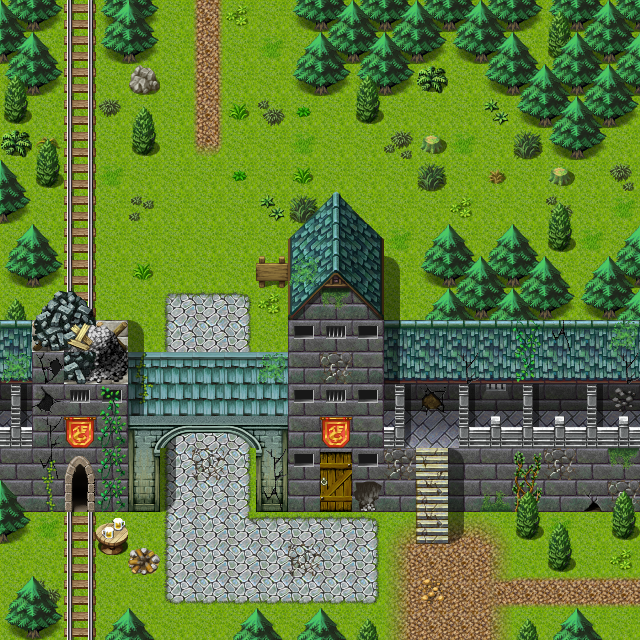

A level layout from a 2D game, rendered from its tile map. Below: a short description, then the map file with tile-grid data replaced by summaries:
An orthogonal 20x20 tile map with 32x32 px tiles, 4 tile layers (Ground, Objects, Above, Top), 1 hidden layer not drawn, 60 tilesets and 20 objects (12x mapchange, 7x spawn, sign).

<map version="1.0" tiledversion="1.0.2" orientation="orthogonal" renderorder="right-down" width="20" height="20" tilewidth="32" tileheight="32" nextobjectid="23">
 <tileset firstgid="1" name="map_bed_1" tilewidth="32" tileheight="32" tilecount="128" columns="16">
  <image source="../drawable/map_bed_1.png" width="512" height="256" />
 </tileset>
 <tileset firstgid="129" name="map_border_1" tilewidth="32" tileheight="32" tilecount="128" columns="16">
  <image source="../drawable/map_border_1.png" width="512" height="256" />
 </tileset>
 <tileset firstgid="257" name="map_bridge_1" tilewidth="32" tileheight="32" tilecount="128" columns="16">
  <image source="../drawable/map_bridge_1.png" width="512" height="256" />
 </tileset>
 <tileset firstgid="385" name="map_bridge_2" tilewidth="32" tileheight="32" tilecount="128" columns="16">
  <image source="../drawable/map_bridge_2.png" width="512" height="256" />
 </tileset>
 <tileset firstgid="513" name="map_broken_1" tilewidth="32" tileheight="32" tilecount="128" columns="16">
  <image source="../drawable/map_broken_1.png" width="512" height="256" />
 </tileset>
 <tileset firstgid="641" name="map_cavewall_1" tilewidth="32" tileheight="32" tilecount="108" columns="18">
  <image source="../drawable/map_cavewall_1.png" width="576" height="192" />
 </tileset>
 <tileset firstgid="749" name="map_cavewall_2" tilewidth="32" tileheight="32" tilecount="108" columns="18">
  <image source="../drawable/map_cavewall_2.png" width="576" height="192" />
 </tileset>
 <tileset firstgid="857" name="map_cavewall_3" tilewidth="32" tileheight="32" tilecount="108" columns="18">
  <image source="../drawable/map_cavewall_3.png" width="576" height="192" />
 </tileset>
 <tileset firstgid="965" name="map_cavewall_4" tilewidth="32" tileheight="32" tilecount="108" columns="18">
  <image source="../drawable/map_cavewall_4.png" width="576" height="192" />
 </tileset>
 <tileset firstgid="1073" name="map_chair_table_1" tilewidth="32" tileheight="32" tilecount="128" columns="16">
  <image source="../drawable/map_chair_table_1.png" width="512" height="256" />
 </tileset>
 <tileset firstgid="1201" name="map_chair_table_2" tilewidth="32" tileheight="32" tilecount="128" columns="16">
  <image source="../drawable/map_chair_table_2.png" width="512" height="256" />
 </tileset>
 <tileset firstgid="1329" name="map_crate_1" tilewidth="32" tileheight="32" tilecount="128" columns="16">
  <image source="../drawable/map_crate_1.png" width="512" height="256" />
 </tileset>
 <tileset firstgid="1457" name="map_cupboard_1" tilewidth="32" tileheight="32" tilecount="128" columns="16">
  <image source="../drawable/map_cupboard_1.png" width="512" height="256" />
 </tileset>
 <tileset firstgid="1585" name="map_curtain_1" tilewidth="32" tileheight="32" tilecount="128" columns="16">
  <image source="../drawable/map_curtain_1.png" width="512" height="256" />
 </tileset>
 <tileset firstgid="1713" name="map_entrance_1" tilewidth="32" tileheight="32" tilecount="128" columns="16">
  <image source="../drawable/map_entrance_1.png" width="512" height="256" />
 </tileset>
 <tileset firstgid="1841" name="map_entrance_2" tilewidth="32" tileheight="32" tilecount="128" columns="16">
  <image source="../drawable/map_entrance_2.png" width="512" height="256" />
 </tileset>
 <tileset firstgid="1969" name="map_fence_1" tilewidth="32" tileheight="32" tilecount="128" columns="16">
  <image source="../drawable/map_fence_1.png" width="512" height="256" />
 </tileset>
 <tileset firstgid="2097" name="map_fence_2" tilewidth="32" tileheight="32" tilecount="128" columns="16">
  <image source="../drawable/map_fence_2.png" width="512" height="256" />
 </tileset>
 <tileset firstgid="2225" name="map_fence_3" tilewidth="32" tileheight="32" tilecount="128" columns="16">
  <image source="../drawable/map_fence_3.png" width="512" height="256" />
 </tileset>
 <tileset firstgid="2353" name="map_fence_4" tilewidth="32" tileheight="32" tilecount="128" columns="16">
  <image source="../drawable/map_fence_4.png" width="512" height="256" />
 </tileset>
 <tileset firstgid="2481" name="map_ground_1" tilewidth="32" tileheight="32" tilecount="128" columns="16">
  <image source="../drawable/map_ground_1.png" width="512" height="256" />
 </tileset>
 <tileset firstgid="2609" name="map_ground_2" tilewidth="32" tileheight="32" tilecount="128" columns="16">
  <image source="../drawable/map_ground_2.png" width="512" height="256" />
 </tileset>
 <tileset firstgid="2737" name="map_ground_3" tilewidth="32" tileheight="32" tilecount="128" columns="16">
  <image source="../drawable/map_ground_3.png" width="512" height="256" />
 </tileset>
 <tileset firstgid="2865" name="map_ground_4" tilewidth="32" tileheight="32" tilecount="128" columns="16">
  <image source="../drawable/map_ground_4.png" width="512" height="256" />
 </tileset>
 <tileset firstgid="2993" name="map_ground_5" tilewidth="32" tileheight="32" tilecount="128" columns="16">
  <image source="../drawable/map_ground_5.png" width="512" height="256" />
 </tileset>
 <tileset firstgid="3121" name="map_ground_6" tilewidth="32" tileheight="32" tilecount="128" columns="16">
  <image source="../drawable/map_ground_6.png" width="512" height="256" />
 </tileset>
 <tileset firstgid="3249" name="map_ground_7" tilewidth="32" tileheight="32" tilecount="128" columns="16">
  <image source="../drawable/map_ground_7.png" width="512" height="256" />
 </tileset>
 <tileset firstgid="3377" name="map_ground_8" tilewidth="32" tileheight="32" tilecount="128" columns="16">
  <image source="../drawable/map_ground_8.png" width="512" height="256" />
 </tileset>
 <tileset firstgid="3505" name="map_house_1" tilewidth="32" tileheight="32" tilecount="128" columns="16">
  <image source="../drawable/map_house_1.png" width="512" height="256" />
 </tileset>
 <tileset firstgid="3633" name="map_house_2" tilewidth="32" tileheight="32" tilecount="128" columns="16">
  <image source="../drawable/map_house_2.png" width="512" height="256" />
 </tileset>
 <tileset firstgid="3761" name="map_indoor_1" tilewidth="32" tileheight="32" tilecount="128" columns="16">
  <image source="../drawable/map_indoor_1.png" width="512" height="256" />
 </tileset>
 <tileset firstgid="3889" name="map_indoor_2" tilewidth="32" tileheight="32" tilecount="128" columns="16">
  <image source="../drawable/map_indoor_2.png" width="512" height="256" />
 </tileset>
 <tileset firstgid="4017" name="map_kitchen_1" tilewidth="32" tileheight="32" tilecount="128" columns="16">
  <image source="../drawable/map_kitchen_1.png" width="512" height="256" />
 </tileset>
 <tileset firstgid="4145" name="map_outdoor_1" tilewidth="32" tileheight="32" tilecount="128" columns="16">
  <image source="../drawable/map_outdoor_1.png" width="512" height="256" />
 </tileset>
 <tileset firstgid="4273" name="map_pillar_1" tilewidth="32" tileheight="32" tilecount="128" columns="16">
  <image source="../drawable/map_pillar_1.png" width="512" height="256" />
 </tileset>
 <tileset firstgid="4401" name="map_pillar_2" tilewidth="32" tileheight="32" tilecount="128" columns="16">
  <image source="../drawable/map_pillar_2.png" width="512" height="256" />
 </tileset>
 <tileset firstgid="4529" name="map_plant_1" tilewidth="32" tileheight="32" tilecount="128" columns="16">
  <image source="../drawable/map_plant_1.png" width="512" height="256" />
 </tileset>
 <tileset firstgid="4657" name="map_plant_2" tilewidth="32" tileheight="32" tilecount="128" columns="16">
  <image source="../drawable/map_plant_2.png" width="512" height="256" />
 </tileset>
 <tileset firstgid="4785" name="map_rock_1" tilewidth="32" tileheight="32" tilecount="128" columns="16">
  <image source="../drawable/map_rock_1.png" width="512" height="256" />
 </tileset>
 <tileset firstgid="4913" name="map_rock_2" tilewidth="32" tileheight="32" tilecount="128" columns="16">
  <image source="../drawable/map_rock_2.png" width="512" height="256" />
 </tileset>
 <tileset firstgid="5041" name="map_roof_1" tilewidth="32" tileheight="32" tilecount="128" columns="16">
  <image source="../drawable/map_roof_1.png" width="512" height="256" />
 </tileset>
 <tileset firstgid="5169" name="map_roof_2" tilewidth="32" tileheight="32" tilecount="128" columns="16">
  <image source="../drawable/map_roof_2.png" width="512" height="256" />
 </tileset>
 <tileset firstgid="5297" name="map_roof_3" tilewidth="32" tileheight="32" tilecount="128" columns="16">
  <image source="../drawable/map_roof_3.png" width="512" height="256" />
 </tileset>
 <tileset firstgid="5425" name="map_shop_1" tilewidth="32" tileheight="32" tilecount="128" columns="16">
  <image source="../drawable/map_shop_1.png" width="512" height="256" />
 </tileset>
 <tileset firstgid="5553" name="map_sign_ladder_1" tilewidth="32" tileheight="32" tilecount="128" columns="16">
  <image source="../drawable/map_sign_ladder_1.png" width="512" height="256" />
 </tileset>
 <tileset firstgid="5681" name="map_table_1" tilewidth="32" tileheight="32" tilecount="128" columns="16">
  <image source="../drawable/map_table_1.png" width="512" height="256" />
 </tileset>
 <tileset firstgid="5809" name="map_trail_1" tilewidth="32" tileheight="32" tilecount="128" columns="16">
  <image source="../drawable/map_trail_1.png" width="512" height="256" />
 </tileset>
 <tileset firstgid="5937" name="map_transition_1" tilewidth="32" tileheight="32" tilecount="128" columns="16">
  <image source="../drawable/map_transition_1.png" width="512" height="256" />
 </tileset>
 <tileset firstgid="6065" name="map_transition_2" tilewidth="32" tileheight="32" tilecount="128" columns="16">
  <image source="../drawable/map_transition_2.png" width="512" height="256" />
 </tileset>
 <tileset firstgid="6193" name="map_transition_3" tilewidth="32" tileheight="32" tilecount="128" columns="16">
  <image source="../drawable/map_transition_3.png" width="512" height="256" />
 </tileset>
 <tileset firstgid="6321" name="map_transition_4" tilewidth="32" tileheight="32" tilecount="128" columns="16">
  <image source="../drawable/map_transition_4.png" width="512" height="256" />
 </tileset>
 <tileset firstgid="6449" name="map_transition_5" tilewidth="32" tileheight="32" tilecount="128" columns="16">
  <image source="../drawable/map_transition_5.png" width="512" height="256" />
 </tileset>
 <tileset firstgid="6577" name="map_tree_1" tilewidth="32" tileheight="32" tilecount="128" columns="16">
  <image source="../drawable/map_tree_1.png" width="512" height="256" />
 </tileset>
 <tileset firstgid="6705" name="map_tree_2" tilewidth="32" tileheight="32" tilecount="128" columns="16">
  <image source="../drawable/map_tree_2.png" width="512" height="256" />
 </tileset>
 <tileset firstgid="6833" name="map_wall_1" tilewidth="32" tileheight="32" tilecount="128" columns="16">
  <image source="../drawable/map_wall_1.png" width="512" height="256" />
 </tileset>
 <tileset firstgid="6961" name="map_wall_2" tilewidth="32" tileheight="32" tilecount="120" columns="15">
  <image source="../drawable/map_wall_2.png" width="480" height="256" />
 </tileset>
 <tileset firstgid="7081" name="map_wall_3" tilewidth="32" tileheight="32" tilecount="120" columns="15">
  <image source="../drawable/map_wall_3.png" width="480" height="256" />
 </tileset>
 <tileset firstgid="7201" name="map_wall_4" tilewidth="32" tileheight="32" tilecount="120" columns="15">
  <image source="../drawable/map_wall_4.png" width="480" height="256" />
 </tileset>
 <tileset firstgid="7321" name="map_window_1" tilewidth="32" tileheight="32" tilecount="128" columns="16">
  <image source="../drawable/map_window_1.png" width="512" height="256" />
 </tileset>
 <tileset firstgid="7449" name="map_window_2" tilewidth="32" tileheight="32" tilecount="128" columns="16">
  <image source="../drawable/map_window_2.png" width="512" height="256" />
 </tileset>
 <layer name="Ground" width="20" height="20">
  <data>[400 cells, 400 non-empty, 35 distinct tile ids]</data>
 </layer>
 <layer name="Objects" width="20" height="20">
  <data>[400 cells, 206 non-empty, 73 distinct tile ids]</data>
 </layer>
 <layer name="Above" width="20" height="20">
  <data>[400 cells, 95 non-empty, 28 distinct tile ids]</data>
 </layer>
 <layer name="Top" width="20" height="20">
  <data>[400 cells, 14 non-empty, 6 distinct tile ids]</data>
 </layer>
 <layer name="Walkable" width="20" height="20" visible="0">
  <data>[400 cells, 171 non-empty, 2 distinct tile ids]</data>
 </layer>
 <objectgroup name="Mapevents" visible="0">
  <object id="3" name="sign_stoutford_gate" type="sign" x="256" y="256" width="32" height="32" />
  <object id="4" name="entrance3" type="mapchange" x="320" y="480" width="32" height="32">
   <properties>
    <property name="map" value="stoutford_tower0" />
    <property name="place" value="exit" />
   </properties>
  </object>
  <object id="5" name="entrance4" type="mapchange" x="384" y="384" width="32" height="32">
   <properties>
    <property name="map" value="stoutford_tower1" />
    <property name="place" value="exit" />
   </properties>
  </object>
  <object id="6" name="north1" type="mapchange" x="64" y="0" width="32" height="32">
   <properties>
    <property name="map" value="wild17" />
    <property name="place" value="south1" />
   </properties>
  </object>
  <object id="7" name="north2" type="mapchange" x="160" y="0" width="128" height="32">
   <properties>
    <property name="map" value="wild17" />
    <property name="place" value="south2" />
   </properties>
  </object>
  <object id="8" name="east1" type="mapchange" x="608" y="128" width="32" height="128">
   <properties>
    <property name="map" value="wild19" />
    <property name="place" value="west1" />
   </properties>
  </object>
  <object id="9" name="east2" type="mapchange" x="608" y="544" width="32" height="96">
   <properties>
    <property name="map" value="wild19" />
    <property name="place" value="west2" />
   </properties>
  </object>
  <object id="21" name="south3" type="mapchange" x="160" y="608" width="64" height="32">
   <properties>
    <property name="map" value="stoutford_gate" />
    <property name="place" value="north3" />
   </properties>
  </object>
  <object id="10" name="south2" type="mapchange" x="384" y="608" width="128" height="32">
   <properties>
    <property name="map" value="stoutford_gate" />
    <property name="place" value="north2" />
   </properties>
  </object>
  <object id="11" name="south1" type="mapchange" x="64" y="608" width="32" height="32">
   <properties>
    <property name="map" value="stoutford_gate" />
    <property name="place" value="north1" />
   </properties>
  </object>
  <object id="12" name="west1" type="mapchange" x="0" y="224" width="32" height="32">
   <properties>
    <property name="map" value="wild21" />
    <property name="place" value="east1" />
   </properties>
  </object>
  <object id="13" name="west2" type="mapchange" x="0" y="544" width="32" height="64">
   <properties>
    <property name="map" value="wild21" />
    <property name="place" value="east2" />
   </properties>
  </object>
  <object id="22" name="wall_south" type="mapchange" x="64" y="480" width="32" height="32">
   <properties>
    <property name="map" value="wild20a" />
    <property name="place" value="south" />
   </properties>
  </object>
 </objectgroup>
 <objectgroup name="Spawn" visible="0">
  <object id="14" name="stoutford_commoner5" type="spawn" x="128" y="512" width="32" height="32">
   <properties>
    <property name="spawngroup" value="stoutford_commoner5" />
   </properties>
  </object>
  <object id="15" name="stoutford_guard1c" type="spawn" x="96" y="544" width="96" height="64">
   <properties>
    <property name="quantity" value="2" />
    <property name="spawngroup" value="stoutford_guard1" />
   </properties>
  </object>
  <object id="16" name="stoutford_guard1b" type="spawn" x="448" y="512" width="32" height="32">
   <properties>
    <property name="spawngroup" value="stoutford_guard1" />
   </properties>
  </object>
  <object id="17" name="stoutford_guard1a" type="spawn" x="384" y="512" width="32" height="32">
   <properties>
    <property name="spawngroup" value="stoutford_guard1" />
   </properties>
  </object>
  <object id="18" name="stoutford_gateguardb" type="spawn" x="128" y="320" width="32" height="32">
   <properties>
    <property name="spawngroup" value="stoutford_gateguard" />
   </properties>
  </object>
  <object id="19" name="stoutford_gateguard" type="spawn" x="256" y="320" width="32" height="32">
   <properties>
    <property name="spawngroup" value="stoutford_gateguard" />
   </properties>
  </object>
  <object id="20" name="stoutford_guard1" type="spawn" x="512" y="384" width="96" height="32">
   <properties>
    <property name="spawngroup" value="stoutford_guard1" />
   </properties>
  </object>
 </objectgroup>
 <objectgroup name="Keys" />
 <objectgroup name="Replace" />
</map>
